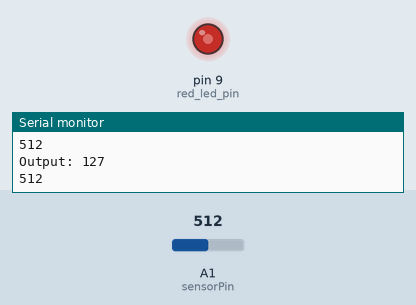
Recording of a sketch running on a simulated Arduino Uno, built with avr-gcc and run on an emulated ATmega328P. Parts: output pins drawn as LEDs (lit = HIGH), the last lines printed to the serial monitor. The test bench sets the inputs (shaded band); at power-on: A1 (sensorPin) = 512.

Above: at 1.2 s.
1.3 s: A1 (sensorPin) set to 985
At 2.1 s:
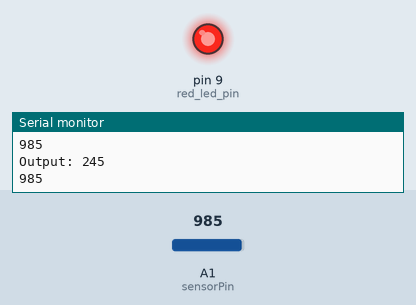
2.8 s: A1 (sensorPin) set to 1007
At 3.2 s:
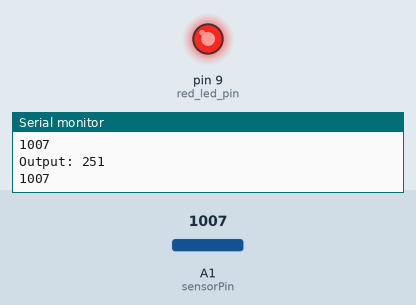
5.8 s: A1 (sensorPin) set to 716
At 6.7 s:
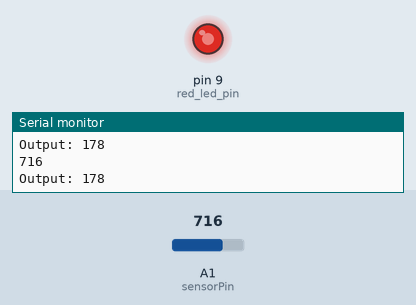
7.3 s: A1 (sensorPin) set to 11
At 7.7 s:
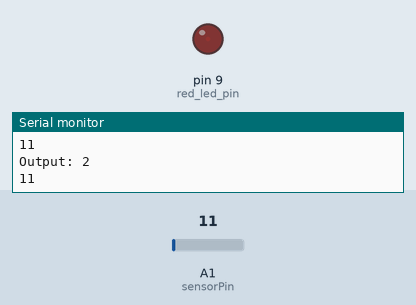
8.8 s: A1 (sensorPin) set to 8
At 9.9 s:
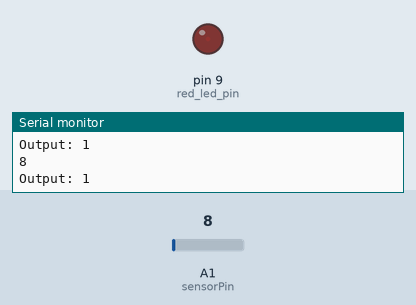
11.8 s: A1 (sensorPin) set to 511
At 12.3 s:
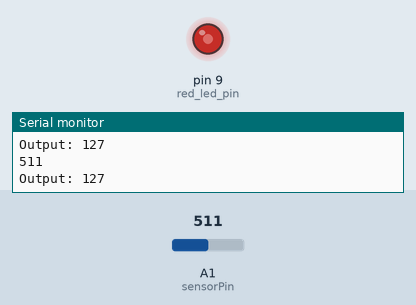
Timing chart, 0 to 14.3 s (numbered marks = the images above; inputs shaded):
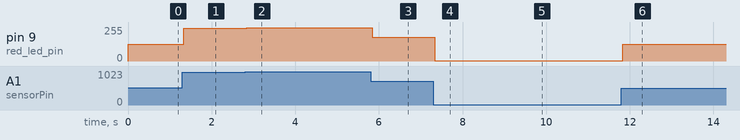

The sketch:

Example2-PotentiometerLed2.ino
```cpp
const int sensorPin = A1;
const int red_led_pin = 9;

int inputValue = 0;
int outputValue = 0;

void setup() {
  Serial.begin(9600);
  pinMode(red_led_pin, OUTPUT);
}

void loop() {
  inputValue = analogRead(sensorPin);

  //Serial.print("Input: ");
  Serial.println(inputValue);

  outputValue = map(inputValue, 0, 1023, 0, 255);
  Serial.print("Output: ");
  Serial.println(outputValue);
  analogWrite(red_led_pin, outputValue);
}
```

Measured:
- after the input at 1.3 s, pin 9 (red_led_pin): 127/255 → 245/255 at once
- after the input at 2.8 s, pin 9 (red_led_pin): 245/255 → 251/255 at once
- after the input at 5.8 s, pin 9 (red_led_pin): 251/255 → 178/255 at once
- after the input at 7.3 s, pin 9 (red_led_pin): 178/255 → 2/255 at once
- after the input at 8.8 s, pin 9 (red_led_pin): 2/255 → 1/255 at once
- after the input at 11.8 s, pin 9 (red_led_pin): 1/255 → 127/255 at once
